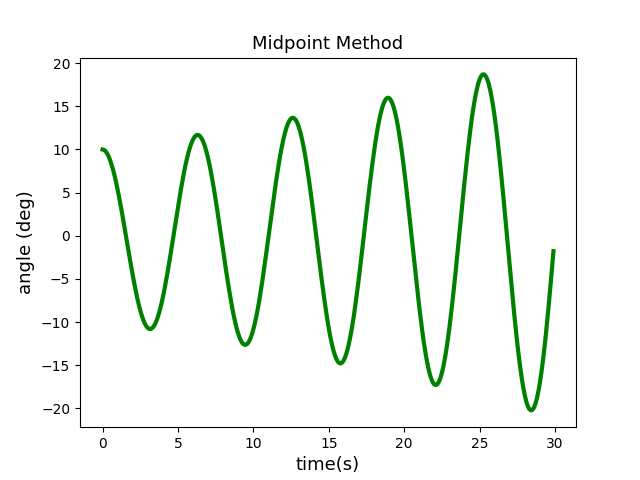

Write Python code to recreate this figure.
import matplotlib.pyplot as plt
import numpy as np


class Simple_pendulum(object):

    def __init__(self, omega_0 = 0, theta_0 = 10, eta=0.01, n_iter=10):
        self.omega_0 = omega_0
        self.theta_0 = theta_0
        self.eta = eta
        self.n_iter = n_iter
    
    
    def midpoint(self,alpha):
        
        self.time_ = np.zeros(self.n_iter)
        self.omega_ = np.zeros(self.n_iter)
        self.theta_ = np.zeros(self.n_iter)
        self.omega_[0] = self.omega_0
        self.theta_[0] = self.theta_0*np.pi/180.0
        
        for i in range(self.n_iter-1):
            self.time_[i+1] = self.time_[i] + self.eta
            self.omega_[i+1] = self.omega_[i] + self.eta*alpha(self.theta_[i])
            self.theta_[i+1] = self.theta_[i] + 0.5*self.eta*(self.omega_[i]+self.omega_[i+1])
        return self

def alpha(x):

    return -np.sin(x)

time=Simple_pendulum(omega_0 = 0, theta_0 = 10, eta=0.1, n_iter=300).midpoint(alpha).time_
theta=Simple_pendulum(omega_0 = 0, theta_0 = 10, eta=0.1, n_iter=300).midpoint(alpha).theta_
plt.plot(time,theta*180/np.pi,lw=3,color='green')
plt.xlabel('time(s)',size=13)
plt.ylabel('angle (deg)',size=13)
plt.title('Midpoint Method',size=13)
plt.show()

        
        
